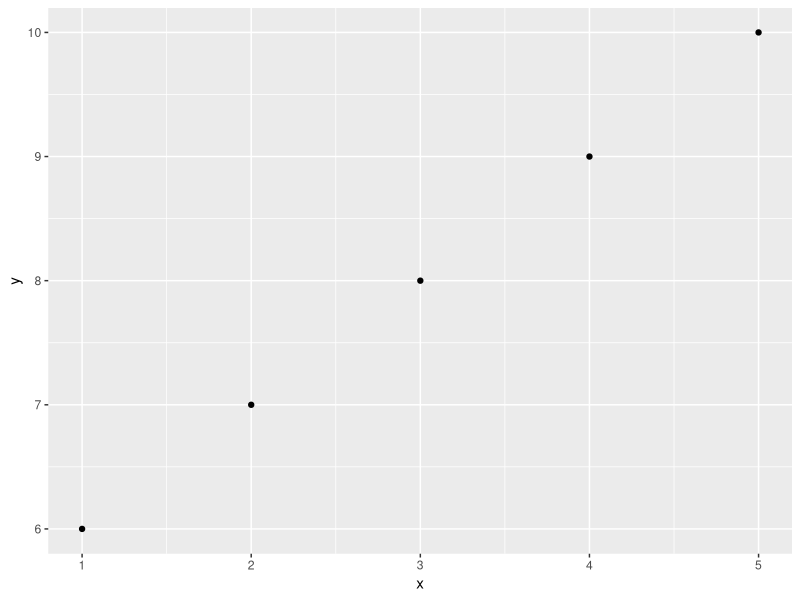

Generate this figure with R:
## ---- chunk 1
knitr::opts_chunk$set(echo = FALSE)
## ---- chunk 2
library(tidyverse)
x <- c(1,2,3,4,5)
y <- c(6, 7,8,9,10)
x_y <- tibble(x,y)
x_y %>%
  ggplot(aes(x = x, y = y)) +
  geom_point() +
  xlab("x") +
  ylab("y")

## ---- chunk 3

library(rmarkdown)
paged_table(head(mtcars))
